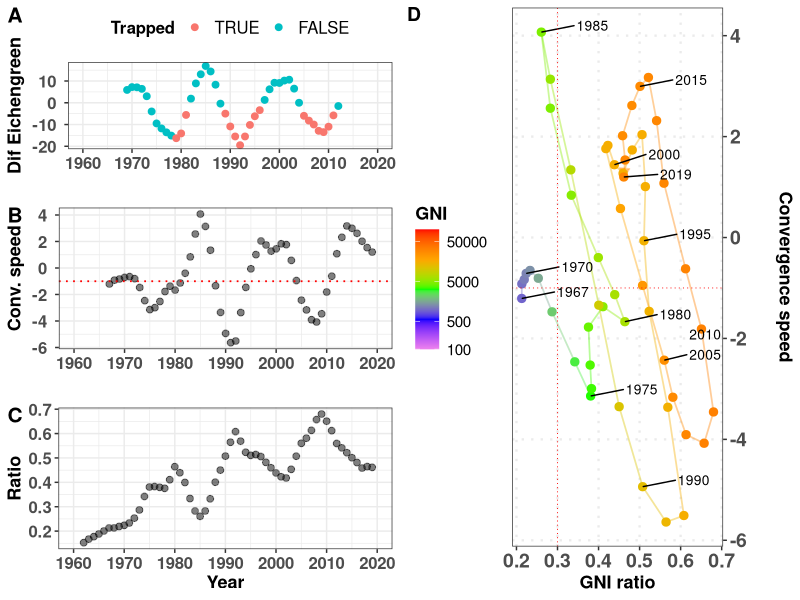
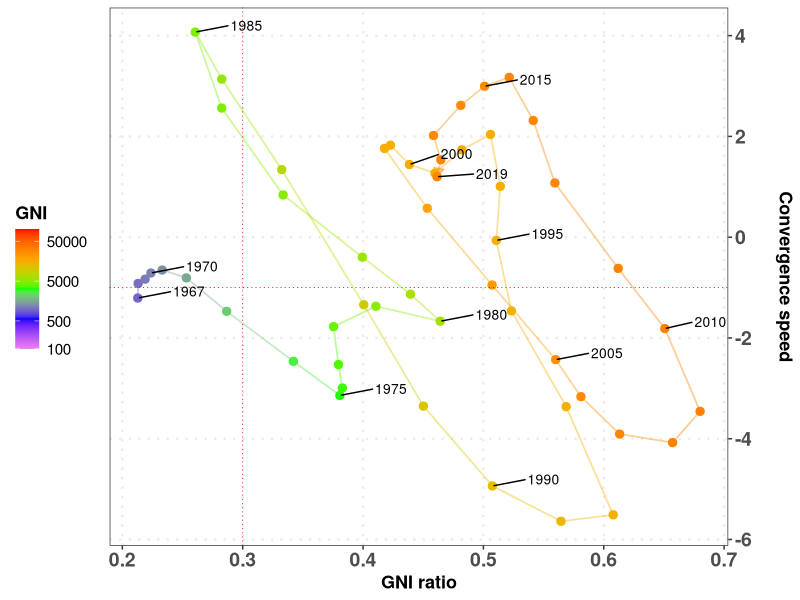
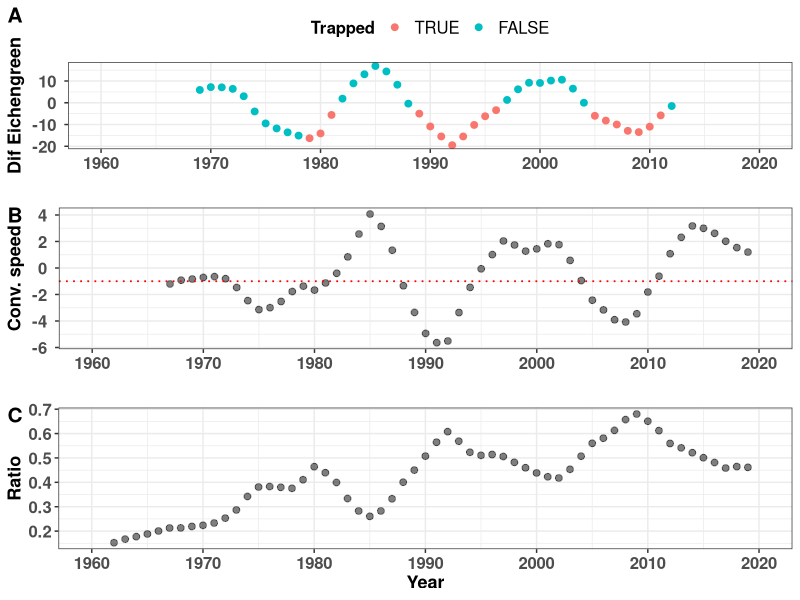
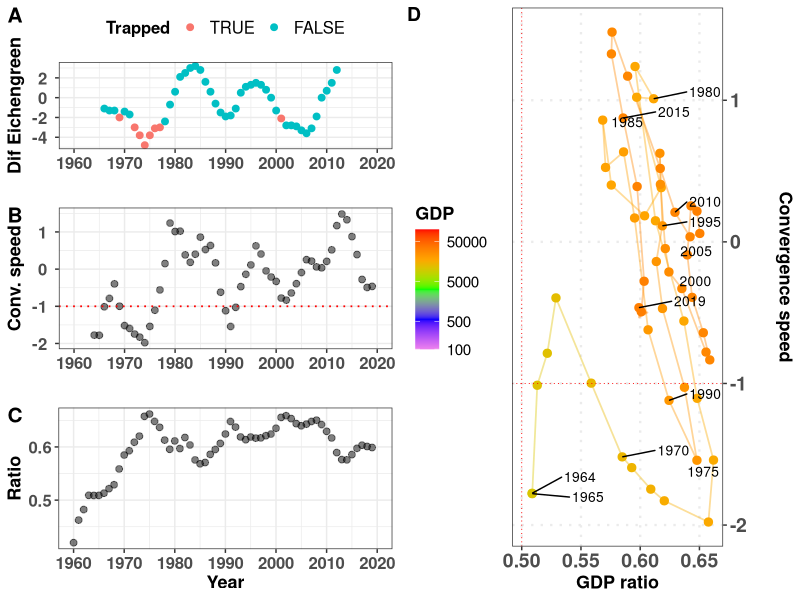
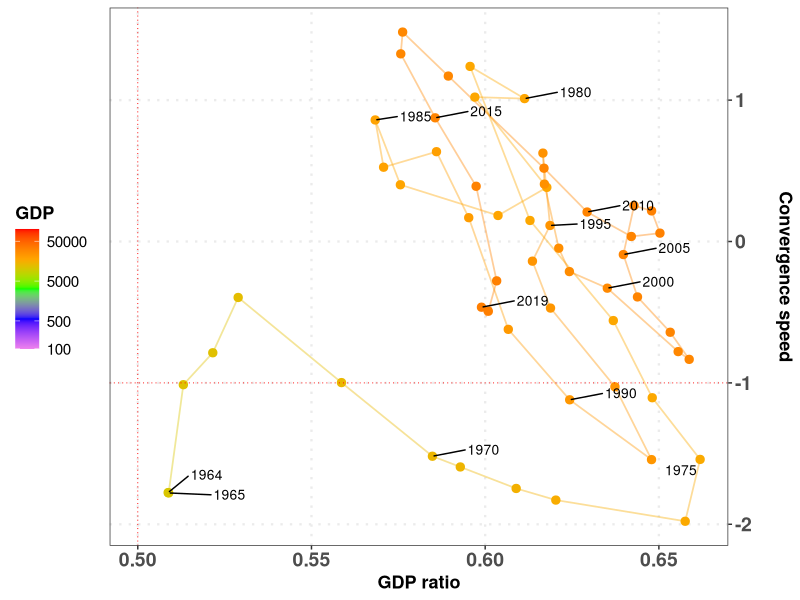
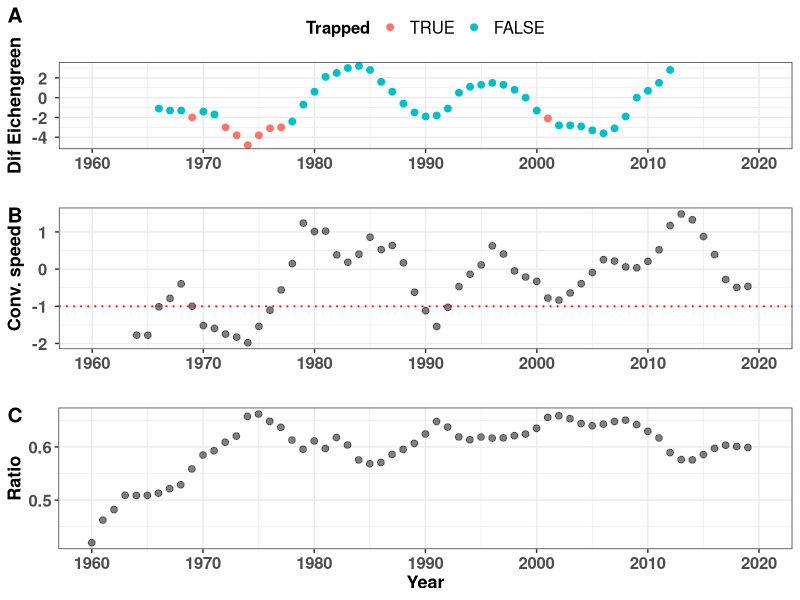

Reproduce these figures in R, in order.
# Script to generate all magnitudes
# 
# List lcriteria allows to choose GDP, GNI or both
#
# Author: Javier Garcia-Algarra
# August 2021
# 
# set print_indiv to TRUE to procude all plots
# set print_tiff to print the ALL plot in that format
#
# Inputs:  data/GDP2010_WB.csv    GNIS.csv
# Results: data/all_speeds_criteria.csv
#          figs/countries

library(ggplot2)
library(ggrepel)
library(cowplot)
library(patchwork)
library(zoo)

# Function to format axis labels
scaleFUN <- function(x) sprintf("%2.f ", x)

criteria <- read.table("criteria.txt")
lcriteria <- criteria$V1

countries_msci <- read.csv("data/countries_msci.csv")
lcountrycode <- countries_msci$ISOCode

lcountrycode <- c("ESP")   # Pick one country to test
print_indiv <- TRUE      # Print individual files
print_tiff <- FALSE        # Produce tiff files. Be careful, each tiff file weights 24 MB!

USA_perc_middle_GNI <- 0.3
USA_perc_middle_GDP <- 0.5
gap_widening <- -1
mmovper <- 5
last_year_Ecihengreen <- 2013
tdir1 <- "figs"
tdir <- paste0(tdir1,"/countries")
if (!dir.exists(tdir))
  dir.create(tdir1)
  dir.create(tdir)

for (criteria in lcriteria)
{
  count_countries <- 0
  if (criteria == "GDP")
    USA_perc_middle <- USA_perc_middle_GDP
  else
    USA_perc_middle <- USA_perc_middle_GNI
  for (countrycode in lcountrycode)
  {
    count_countries <- count_countries + 1
    print(paste(countrycode,criteria))
    if (criteria == "GNI"){
      DATA_WB <- read.csv("data/GNIS.csv")
    } else
      DATA_WB <- read.delim2("data/GDP2010_WB.csv")
    rawdata <- DATA_WB[DATA_WB$Country.Code==countrycode,]
    usadata <- DATA_WB[DATA_WB$Country.Name=="United States",]
    country <- DATA_WB[DATA_WB$Country.Code==countrycode,]$Country.Name
    datos_pais <- data.frame("Year"=seq(1960,2019))
    datos_pais$Magnitude = 0
    datos_pais$growth = 0
    datos_pais$gb = 0
    datos_pais$ga = 0
    datos_pais$dif = 0
    datos_pais$dgrowth_dt = 0
    datos_pais$USAMagnitude = 0
    datos_pais$ratio = 0
    datos_pais$dratio_dt = 0
    datos_pais$dratio_dt_mmov = 0
    period_calc = 7
    for (i in 1960:2020){
      datos_pais$Magnitude[i-(1960)] <- as.numeric(rawdata[,4+i-1960])
      datos_pais$USAMagnitude[i-(1960)] <- as.numeric(usadata[,4+i-1960]) # USA GDP or GNI
      datos_pais$ratio[i-(1960)] <- datos_pais$Magnitude[i-(1960)]/datos_pais$USAMagnitude[i-(1960)]
    }
    for (j in 2:nrow(datos_pais))
      datos_pais$growth[j] <- 100*(datos_pais$Magnitude[j] - datos_pais$Magnitude[j-1])/
                              (datos_pais$Magnitude[j-1])  # Magnitude growth
    for (j in 2:nrow(datos_pais)){
      datos_pais$dgrowth_dt[j] <- (datos_pais$growth[j] - datos_pais$growth[j-1])
      # Gap closing speed
      datos_pais$dratio_dt[j] <- 100*(datos_pais$ratio[j] - datos_pais$ratio[j-1])
    }
    datos_pais$dratio_dt_mmov <- rollmean(datos_pais$dratio_dt, mmovper, fill = NA,  align = "right")
    
    for (j in 2:nrow(datos_pais))
      datos_pais$dratio_dt2_mmov[j] <- (datos_pais$dratio_dt_mmov[j] - datos_pais$dratio_dt_mmov[j-1])
    # criteria Eichengreen
    for (j in period_calc:nrow(datos_pais))
      datos_pais$gb[j] <- sum(datos_pais$growth[(j-(period_calc-1)):j])/period_calc
    for (j in 1:(nrow(datos_pais)-period_calc))
      datos_pais$ga[j] <- sum(datos_pais$growth[(j+1):(j+(period_calc))])/period_calc
    for (j in 1:nrow(datos_pais))
      datos_pais$dif[j] <- datos_pais$ga[j]-datos_pais$gb[j]
    datosplot <- datos_pais[period_calc:(nrow(datos_pais)-period_calc),]
    datosplot$Trapped = FALSE
    mingb = 3.5
    mindif = -2
    minMagnitude = 5000
    limityears <- c(1960,2020)
    yearlabels <- seq(1960,2020,by=10) 
    datosplot$gb = (floor(datosplot$gb* 10)+1)/10
    datosplot$dif = (floor(datosplot$dif* 10)+1)/10
    for (k in 1:nrow(datosplot)){
      datosplot$Trapped[k] = (datosplot$Magnitude[k]>minMagnitude) & (datosplot$gb[k]>=mingb) & (datosplot$dif[k] <= mindif)
    }
    pEichen <- ggplot(data= datosplot, aes(x=Year,y=dif,color=Trapped))+
         geom_point(size=2)+ylab(paste("Dif Eichengreen"))+xlab("")+
         scale_color_discrete(limits = c('TRUE', 'FALSE'))+
         scale_x_continuous(limits=limityears,breaks=yearlabels,labels=yearlabels)+ 
         scale_y_continuous(labels=scaleFUN)+
         theme_bw()+ 
         theme(legend.position="top",
               legend.title = element_text(face="bold", size=12),
               legend.text = element_text( size=12),
            axis.text.y = element_text(face="bold", size=12),
            axis.text.x = element_text(face="bold", size=12),
            axis.title.x = element_text(face="bold", size=13),
            axis.title.y  = element_text(face="bold", size=13))
    
    datosEich <- datos_pais[(datos_pais$Year >= min(datosplot$Year))&
                              (datos_pais$Year<last_year_Ecihengreen),]
    datosEich <- datos_pais 
    pClosingGapSpeed <- ggplot(data= datosEich, aes(x=Year,y=-dratio_dt_mmov))+
      geom_point(size=2,col="black",alpha=0.5)+ylab(paste("Conv. speed"))+
      geom_hline(yintercept=gap_widening, color="red",linetype = "dotted",size=0.6) +
      scale_x_continuous(limits=limityears,breaks=yearlabels,labels=yearlabels)+
      scale_y_continuous(labels=scaleFUN)+
      theme_bw()+ xlab("")+
      theme(axis.text.y = element_text(face="bold", size=12),
            axis.text.x = element_text(face="bold", size=12),
            axis.title.x = element_text(face="bold", size=13),
            axis.title.y  = element_text(face="bold", size=13))
    
    pratio <- ggplot(data= datosEich, aes(x=Year,y=ratio))+
      geom_point(size=2,col="black",alpha=0.5)+ylab(paste("Ratio"))+
      scale_x_continuous(limits=limityears, breaks=yearlabels,labels=yearlabels)+
      theme_bw() + xlab("Year")+
      theme(axis.text.y = element_text(face="bold", size=12),
                                axis.text.x = element_text(face="bold", size=12),
                                axis.title.x = element_text(face="bold", size=13),
                                axis.title.y  = element_text(face="bold", size=13))
    
    pizda <- plot_grid(
      pEichen, pClosingGapSpeed, pratio,labels=c("A","B","C"),
      label_size = 15,
      ncol = 1
    )
    
    datos_pais$Country = country
    datos_pais$CountryCode = rawdata$Country.Code[1]
    if (print_indiv){
      ppi <- 300

      my_breaks <- c(100,500,1000,2500,5000,10000,20000,50000)
      my_breaks <- c(100,500,5000,50000)
      datos_speed <- datos_pais[!is.na(datos_pais$dratio_dt_mmov),]
      pratiospeed <- ggplot(data=datos_speed) +
        geom_path(
          aes(y = -dratio_dt_mmov, x = ratio, colour=Magnitude),alpha=0.4,size = 0.6,
          arrow = arrow(length = unit(0.25, "cm"),type="closed"))+
        geom_point(aes(y = -dratio_dt_mmov, x = ratio, colour=Magnitude),size=2.5,
                 alpha=1) +
        scale_color_gradientn(name=criteria,colours=c("violet","blue","green","orange","red"),trans="log",
                                                      breaks = my_breaks, labels = my_breaks,limits=c(100,100000))+
        geom_hline(yintercept=gap_widening, color="red",linetype = "dotted",size=0.3) +
        geom_text_repel(data=subset(datos_speed,(Year%%5 == 0) | (Year==max(Year)) | (Year==min(Year))),
                    aes(label=Year,y = -dratio_dt_mmov, x = ratio), 
                    hjust=-1,vjust=-0.2, size=3.5, color= "black" ) + 
       # scale_x_sqrt(breaks = c(0.01, 0.1, 0.3, 0.5,1))+
        scale_y_continuous(position = "right")+
        ylab("Convergence speed\n") + xlab(paste(criteria,"ratio"))+
        theme_bw()+theme(panel.grid.minor = element_blank(),
                         panel.grid.major = element_line(size = 0.8,linetype = "dotted"),
                         legend.title = element_text(face="bold", size=13),
                         legend.text = element_text( size=11),
                         legend.position = "left",
                         axis.text.y = element_text(face="bold", size=14),
                         axis.text.x = element_text(face="bold", size=14),
                         axis.title.x = element_text(face="bold", size=13),
                         axis.title.y  = element_text(face="bold", size=13))
      if ((min(datos_speed$ratio) < 1.1*USA_perc_middle) & (max(datos_speed$ratio) > USA_perc_middle))
         pratiospeed <- pratiospeed + geom_vline(xintercept=USA_perc_middle, color="red",linetype = "dotted",size=0.3)
     
      wplot <- 13
      hplot <- 7
      nfile <- paste0(tdir,"/ALL_",country,"_",criteria,"_",mmovper)
      png(paste0(nfile,".png"), width=wplot*ppi, height=hplot*ppi, res=ppi)
      todo <- plot_grid(
        pizda,pratiospeed,labels=c(" ","D"),
        label_size = 14,
        ncol = 2
        )#+plot_annotation(title = paste(country,criteria),
        #                  theme = theme(plot.title = element_text(size = 18)))
      print(todo)
      dev.off()
      
      if (print_tiff){
        tiff(paste0(nfile,".tiff"), width=wplot*ppi, height=hplot*ppi,res=ppi)
        print(todo)
        dev.off()
      }
      
      nfile <- paste0(tdir,"/PHASE_",country,"_",criteria,"_",mmovper)
      png(paste0(nfile,".png"), width=8*ppi, height=7*ppi, res=ppi)
      print(pratiospeed)
      dev.off()
      
      nfile <- paste0(tdir,"/TIMELINE_",country,"_",criteria,"_",mmovper)
      png(paste0(nfile,".png"), width=7*ppi, height=10*ppi, res=ppi)
      ptimes <- plot_grid(
        pEichen, pClosingGapSpeed, pratio,labels=c("A","B","C"),
        label_size = 15,
        ncol = 1
      )
      print(ptimes)
      dev.off()
    }
    if (count_countries == 1)
      datos_all <- datos_pais
    else
      datos_all <- rbind(datos_all,datos_pais)
  }

  refx <- USA_perc_middle
  refy <- 0
  lp <- unique(datos_all$Country)
  datadist <- data.frame("Country"=c(),"CountryCode"=c(),"distX"=c(),"distY"=c())
  for (k in lp){
    clean_data <- datos_all[(datos_all$Country == k) & !is.na(datos_all$ratio) & 
                            !is.na(datos_all$dratio_dt_mmov),]
    datosx <- datos_all[(datos_all$Country == k) & !is.na(datos_all$ratio),]$ratio
    datosy <- datos_all[(datos_all$Country == k) & !is.na(datos_all$dratio_dt_mmov),]$dratio_dt_mmov
    datadist <- rbind(datadist,data.frame("Country"=k,"CountryCode"= clean_data$CountryCode[1],
                                          "distX"=mean(clean_data$ratio),
                      "distY"=mean(clean_data$dratio_dt_mmov)))
  }
  
  datos_total <- subset(datos_all,select=-c(ga,gb))
  if (length(lcountrycode)>1)  # to avoid accidental overwriting when testing with a short list
     write.csv(datos_total,paste0("data/all_speeds_",criteria,".csv"),row.names = FALSE)
     remove("datos_total")

  
}
